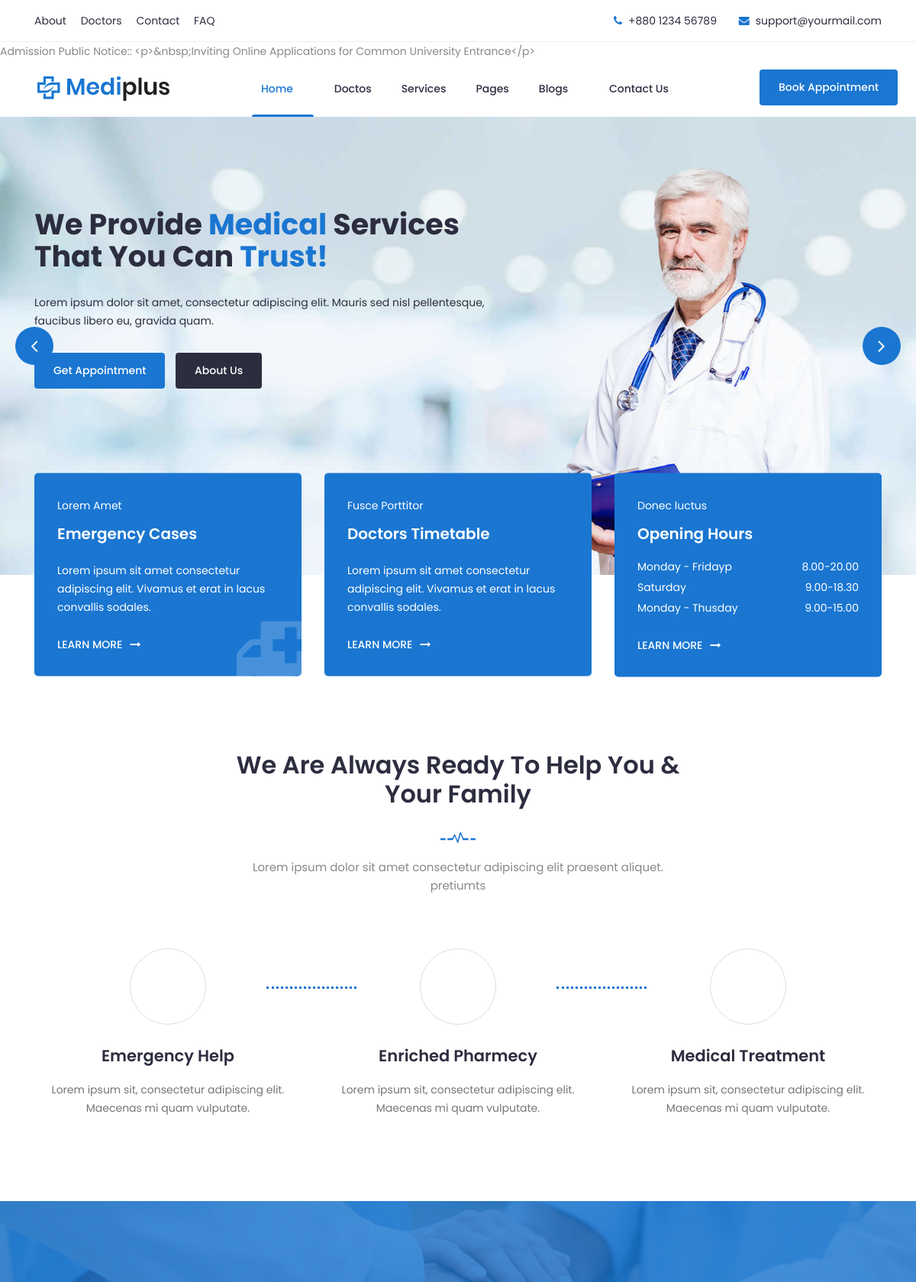
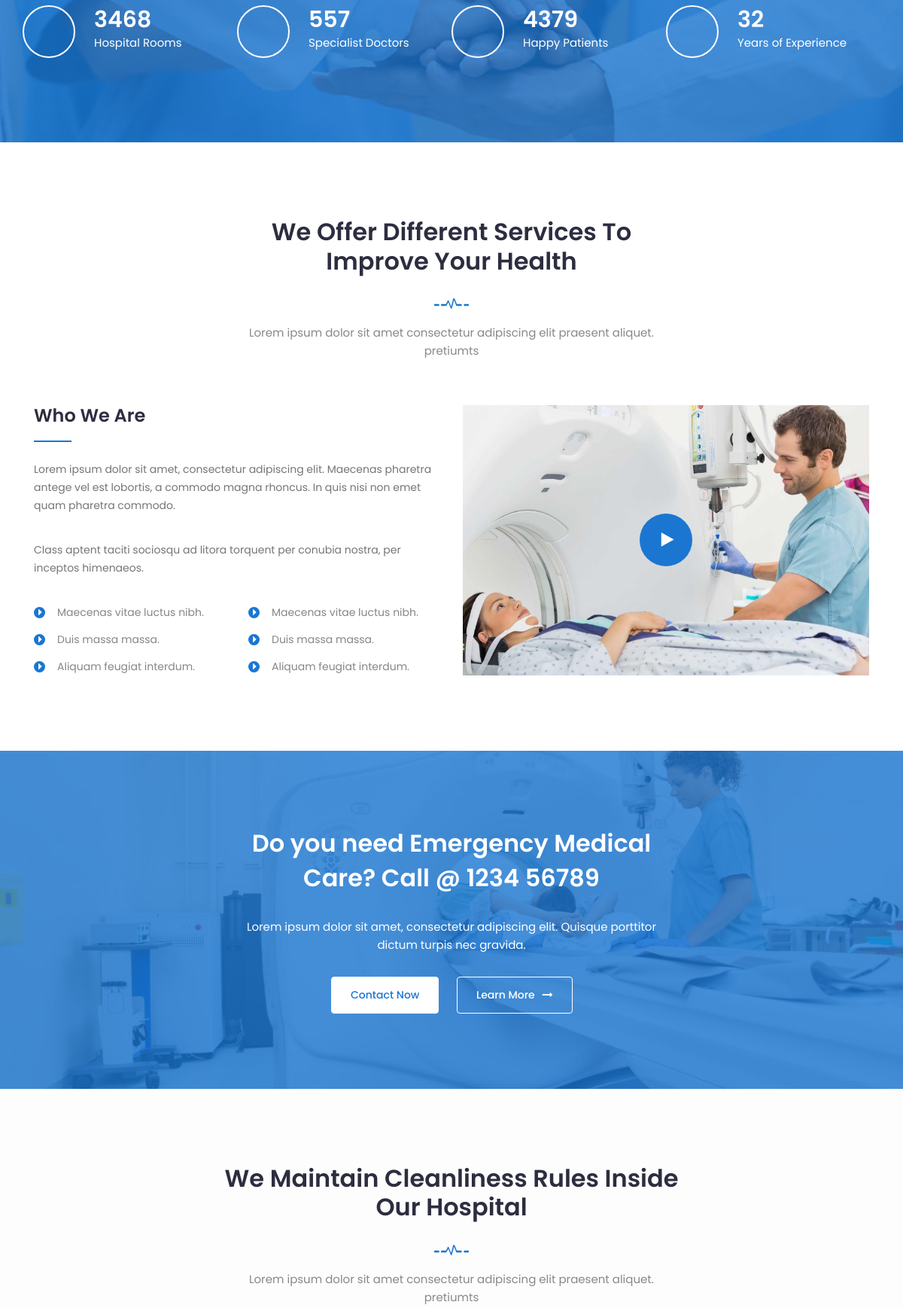
The page / (upper part) on the database its author committed (2 pictures, top to bottom).
### news/models.py (models this page shows)
class News(models.Model):
    title = models.CharField(max_length=100)
    descriptions=HTMLField()

### myfirstpro/views.py (the view)
# urls.py: path('', views.index),
def index(request):
    newsdata=News.objects.all()
    print(newsdata)
    latestnews={
        'latestnews':newsdata,
    }
    return render(request,"index.html", latestnews)

### templates/index.html (shortened to what this page needs)
{% include 'header.html' %}
<section class="slider">
  <div class="hero-slider">
    <div
      class="single-slider"
      style="background-image: url('/static/img/slider.jpg')"
    >
      <div class="container">
        <div class="row">
          <div class="col-lg-7">
            <div class="text">
              <h1>
                We Provide <span>Medical</span> Services That You Can
                <span>Trust!</span>
              </h1>
              <p>
                Lorem ipsum dolor sit amet, consectetur adipiscing elit. Mauris
                sed nisl pellentesque, faucibus libero eu, gravida quam.
              </p>
              <div class="button">
                <a href="#" class="btn">Get Appointment</a>
                <a href="#" class="btn primary">About Us</a>
              </div>
            </div>
          </div>
        </div>
      </div>
    </div>
  </div>
</section>
<section class="schedule">
  <div class="container">
    <div class="schedule-inner">
      <div class="row">
        <div class="col-lg-4 col-md-6 col-12">
          <div class="single-schedule first">
            <div class="inner">
              <div class="icon">
                <i class="fa fa-ambulance"></i>
              </div>
              <div class="single-content">
                <span>Lorem Amet</span>
                <h4>Emergency Cases</h4>
                <p>
                  Lorem ipsum sit amet consectetur adipiscing elit. Vivamus et
                  erat in lacus convallis sodales.
                </p>
                <a href="#">LEARN MORE<i class="fa fa-long-arrow-right"></i></a>
              </div>
            </div>
          </div>
        </div>
        <div class="col-lg-4 col-md-6 col-12">
          <div class="single-schedule middle">
            <div class="inner">
              <div class="icon">
                <i class="icofont-prescription"></i>
              </div>
              <div class="single-content">
                <span>Fusce Porttitor</span>
                <h4>Doctors Timetable</h4>
                <p>
                  Lorem ipsum sit amet consectetur adipiscing elit. Vivamus et
                  erat in lacus convallis sodales.
                </p>
                <a href="#">LEARN MORE<i class="fa fa-long-arrow-right"></i></a>
              </div>
            </div>
          </div>
        </div>
        <div class="col-lg-4 col-md-12 col-12">
          <div class="single-schedule last">
            <div class="inner">
              <div class="icon">
                <i class="icofont-ui-clock"></i>
              </div>
              <div class="single-content">
                <span>Donec luctus</span>
                <h4>Opening Hours</h4>
                <ul class="time-sidual">
                  <li class="day">Monday - Fridayp <span>8.00-20.00</span></li>
                  <li class="day">Saturday <span>9.00-18.30</span></li>
                  <li class="day">Monday - Thusday <span>9.00-15.00</span></li>
                </ul>
                <a href="#">LEARN MORE<i class="fa fa-long-arrow-right"></i></a>
              </div>
            </div>
          </div>
        </div>
      </div>
    </div>
  </div>
</section>
<section class="Feautes section">
  <div class="container">
    <div class="row">
      <div class="col-lg-12">
        <div class="section-title">
          <h2>We Are Always Ready to Help You & Your Family</h2>
          <img src="/static/img/section-img.png" alt="#" />
          <p>
            Lorem ipsum dolor sit amet consectetur adipiscing elit praesent
            aliquet. pretiumts
          </p>
        </div>
      </div>
    </div>
    <div class="row">
      <div class="col-lg-4 col-12">
        <div class="single-features">
          <div class="signle-icon">
            <i class="icofont icofont-ambulance-cross"></i>
          </div>
          <h3>Emergency Help</h3>
          <p>
            Lorem ipsum sit, consectetur adipiscing elit. Maecenas mi quam
            vulputate.
          </p>
        </div>
      </div>
      <div class="col-lg-4 col-12">
        <div class="single-features">
          <div class="signle-icon">
            <i class="icofont icofont-medical-sign-alt"></i>
          </div>
          <h3>Enriched Pharmecy</h3>
          <p>
            Lorem ipsum sit, consectetur adipiscing elit. Maecenas mi quam
            vulputate.
          </p>
        </div>
      </div>
      <div class="col-lg-4 col-12">
        <div class="single-features last">
          <div class="signle-icon">
            <i class="icofont icofont-stethoscope"></i>
          </div>
          <h3>Medical Treatment</h3>
          <p>
            Lorem ipsum sit, consectetur adipiscing elit. Maecenas mi quam
            vulputate.
          </p>
        </div>
      </div>
    </div>
  </div>
</section>
<div id="fun-facts" class="fun-facts section overlay">
  <div class="container">
    <div class="row">
      <div class="col-lg-3 col-md-6 col-12">
        <div class="single-fun">
          <i class="icofont icofont-home"></i>
          <div class="content">
            <span class="counter">3468</span>
            <p>Hospital Rooms</p>
          </div>
        </div>
      </div>
      <div class="col-lg-3 col-md-6 col-12">
        <div class="single-fun">
          <i class="icofont icofont-user-alt-3"></i>
          <div class="content">
            <span class="counter">557</span>
            <p>Specialist Doctors</p>
          </div>
        </div>
      </div>
      <div class="col-lg-3 col-md-6 col-12">
        <div class="single-fun">
          <i class="icofont-simple-smile"></i>
          <div class="content">
            <span class="counter">4379</span>
            <p>Happy Patients</p>
          </div>
        </div>
      </div>
      <div class="col-lg-3 col-md-6 col-12">
        <div class="single-fun">
          <i class="icofont icofont-table"></i>
          <div class="content">
            <span class="counter">32</span>
            <p>Years of Experience</p>
          </div>
        </div>
      </div>
    </div>
  </div>
</div>
<section class="why-choose section">
  <div class="container">
    <div class="row">
      <div class="col-lg-12">
        <div class="section-title">
          <h2>We Offer Different Services To Improve Your Health</h2>
          <img src="/static/img/section-img.png" alt="#" />
          <p>
            Lorem ipsum dolor sit amet consectetur adipiscing elit praesent
            aliquet. pretiumts
          </p>
        </div>
      </div>
    </div>
    <div class="row">
      <div class="col-lg-6 col-12">
        <div class="choose-left">
          <h3>Who We Are</h3>
          <p>
            Lorem ipsum dolor sit amet, consectetur adipiscing elit. Maecenas
            pharetra antege vel est lobortis, a commodo magna rhoncus. In quis
            nisi non emet quam pharetra commodo.
          </p>
          <p>
            Class aptent taciti sociosqu ad litora torquent per conubia nostra,
            per inceptos himenaeos.
          </p>
          <div class="row">
            <div class="col-lg-6">
              <ul class="list">
                <li>
                  <i class="fa fa-caret-right"></i>Maecenas vitae luctus nibh.
                </li>
                <li><i class="fa fa-caret-right"></i>Duis massa massa.</li>
                <li>
                  <i class="fa fa-caret-right"></i>Aliquam feugiat interdum.
                </li>
              </ul>
            </div>
            <div class="col-lg-6">
              <ul class="list">
                <li>
                  <i class="fa fa-caret-right"></i>Maecenas vitae luctus nibh.
                </li>
                <li><i class="fa fa-caret-right"></i>Duis massa massa.</li>
                <li>
                  <i class="fa fa-caret-right"></i>Aliquam feugiat interdum.
                </li>
              </ul>
            </div>
          </div>
        </div>
      </div>
      <div class="col-lg-6 col-12">
        <div class="choose-right">
          <div class="video-image">
            <a
              href="https://www.youtube.com/watch?v=RFVXy6CRVR4"
              class="video video-popup mfp-iframe"
              ><i class="fa fa-play"></i
            ></a>
          </div>
        </div>
      </div>
    </div>
  </div>
</section>
<section class="call-action overlay" data-stellar-background-ratio="0.5">
  <div class="container">
    <div class="row">
      <div class="col-lg-12 col-md-12 col-12">
        <div class="content">
          <h2>Do you need Emergency Medical Care? Call @ 1234 56789</h2>
          <p>
            Lorem ipsum dolor sit amet, consectetur adipiscing elit. Quisque
            porttitor dictum turpis nec gravida.
          </p>
          <div class="button">
            <a href="#" class="btn">Contact Now</a>
            <a href="#" class="btn second"
              >Learn More<i class="fa fa-long-arrow-right"></i
            ></a>
          </div>
        </div>
      </div>
    </div>
  </div>
</section>
<section class="portfolio section">
  <div class="container">
    <div class="row">
      <div class="col-lg-12">
        <div class="section-title">
          <h2>We Maintain Cleanliness Rules Inside Our Hospital</h2>
          <img src="/static/img/section-img.png" alt="#" />
          <p>
            Lorem ipsum dolor sit amet consectetur adipiscing elit praesent
            aliquet. pretiumts
          </p>
        </div>
      </div>
    </div>
  </div>
</section>
{% include 'footer.html' %}

### templates/header.html (shortened to what this page needs)
<!DOCTYPE html>
<html class="no-js" lang="zxx">
  <head>
    <link rel="stylesheet" href="/static/css/bootstrap.min.css" />
    <link rel="stylesheet" href="/static/css/nice-select.css" />
    <link rel="stylesheet" href="/static/css/font-awesome.min.css" />
    <link rel="stylesheet" href="/static/css/icofont.css" />
    <link rel="stylesheet" href="/static/css/slicknav.min.css" />
    <link rel="stylesheet" href="/static/css/owl-carousel.css" />
    <link rel="stylesheet" href="/static/css/datepicker.css" />
    <link rel="stylesheet" href="/static/css/animate.min.css" />
    <link rel="stylesheet" href="/static/css/magnific-popup.css" />
    <link rel="stylesheet" href="/static/css/normalize.css" />
    <link rel="stylesheet" href="/static/style.css" />
    <link rel="stylesheet" href="/static/css/responsive.css" />
  </head>
  <body>
    <header class="header">
      <div class="topbar">
        <div class="container">
          <div class="row">
            <div class="col-lg-6 col-md-5 col-12">
              <ul class="top-link">
                <li><a href="index">About</a></li>
                <li><a href="error">Doctors</a></li>
                <li><a href="contact">Contact</a></li>
                <li><a href="saveenquiry">FAQ</a></li>
              </ul>
            </div>
            <div class="col-lg-6 col-md-7 col-12">
              <ul class="top-contact">
                <li><i class="fa fa-phone"></i>+880 1234 56789</li>
                <li>
                  <i class="fa fa-envelope"></i
                  ><a href="mailto:support@yourmail.com"
                    >support@yourmail.com</a
                  >
                </li>
              </ul>
            </div>
          </div>
        </div>
      </div>
      <marquee>
        {% for news in latestnews%} {{news.title}}::
        {{news.descriptions}} {% endfor %}
      </marquee>
      <div class="header-inner">
        <div class="container">
          <div class="inner">
            <div class="row">
              <div class="col-lg-3 col-md-3 col-12">
                <div class="logo">
                  <a href="index"><img src="/static/img/logo.png" alt="#" /></a>
                </div>
              </div>
              <div class="col-lg-7 col-md-9 col-12">
                <div class="main-menu">
                  <nav class="navigation">
                    <ul class="nav menu">
                      <li class="active">
                        <a href="#"
                          >Home <i class="icofont-rounded-down"></i
                        ></a>
                      </li>
                      <li><a href="#">Doctos </a></li>
                      <li><a href="service">Services </a></li>
                      <li>
                        <a href="#"
                          >Pages</i
                        ></a>
                      </li>
                      <li>
                        <a href="#"
                          >Blogs <i class="icofont-rounded-down"></i
                        ></a>
                      </li>
                      <li><a href="/contact">Contact Us</a></li>
                    </ul>
                  </nav>
                </div>
              </div>
              <div class="col-lg-2 col-12">
                <div class="get-quote">
                  <a href="/registration" class="btn">Book Appointment</a>
                </div>
              </div>
            </div>
          </div>
        </div>
      </div>
    </header>
  </body>
</html>

### rows shown on the page
News: title "Admission Public Notice", descriptions "<p>&nbsp;Inviting Online Applications for Common University Entrance</p>"
